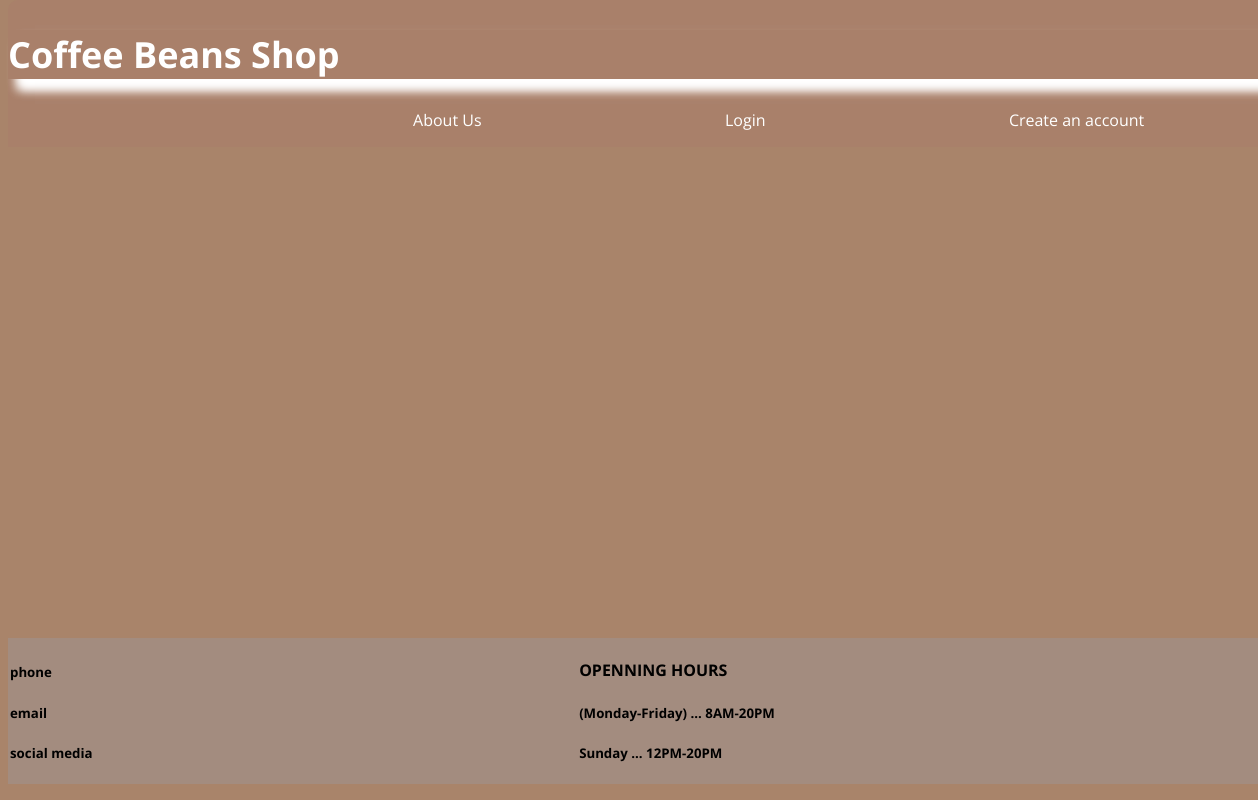
The app's page /, older data.
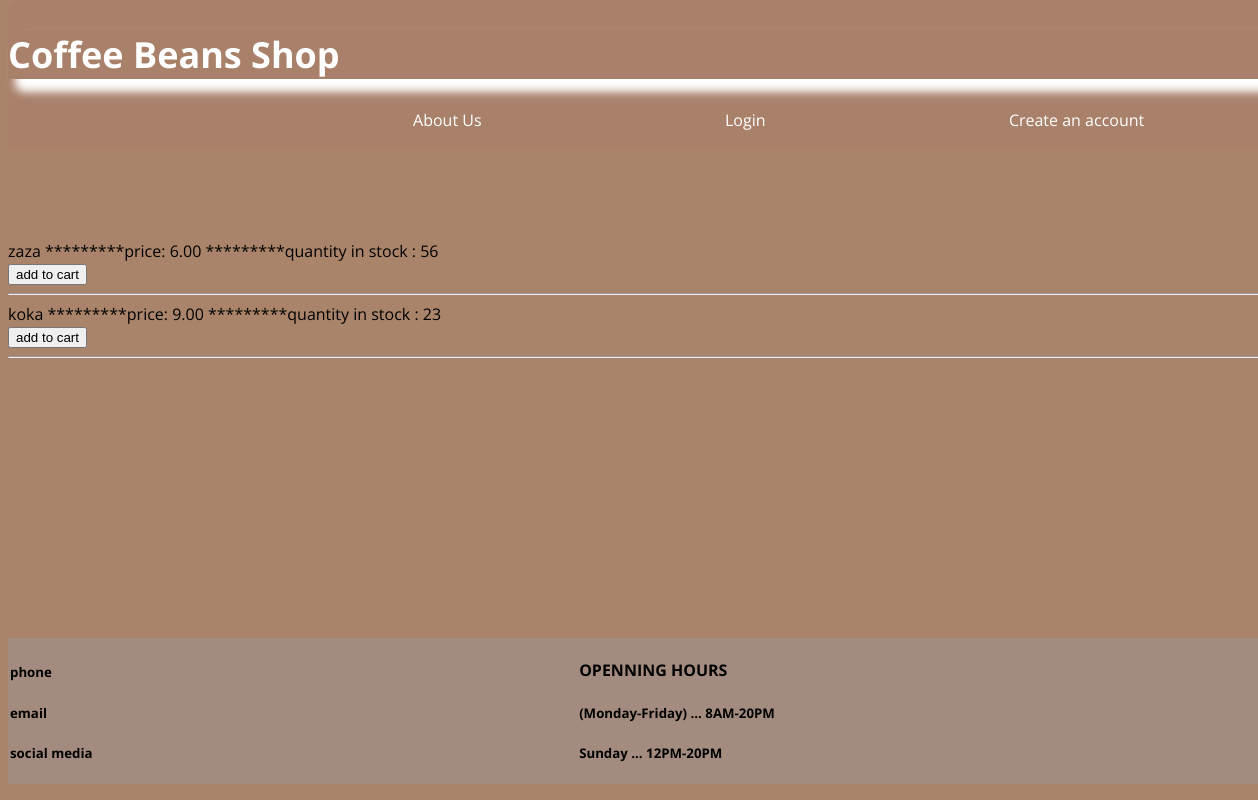
The same page, newer data.
### productsapp/models.py (models this page shows)
class Product(models.Model):
    name = models.CharField(max_length=50)
    price = models.DecimalField(max_digits=5, decimal_places=2)
    stock = models.PositiveIntegerField()

### productsapp/views.py (the view)
# urls.py: 2. Add a URL to urlpatterns:  path('', views.home, name='home')
def home(request):
    products = Product.objects.all()
    return render(request , 'home/products.html' , {'products':products})

### templates/home/products.html (shortened to what this page needs)
{% extends 'home/base.html' %}
{% load static %}
{% block content %}
<nav>
    <h1><a href="{% url "home" %}">
            <h1>Coffee Beans Shop</h1>
        </a></h1>
    <ul>
        <li><a href="{% url "about" %}">About Us</a></li>
        <li><a href="{% url "login" %}">Login</a></li>
        <li><a href="{% url "register" %}">Create an account</a></li>
    </ul>
</nav>
<div class="partition" style="position: absolute;top: 30%;width: 100%;">
    {% for pro in products %}
    <tr>
        <td>{{ pro.name }}</td>
        <td>*********price:</td>
        <td>{{ pro.price }}</td>
        <td>*********quantity in stock : </td>
        <td>{{ pro.stock }}</t  d>
            <form  method="post">
                <input type="submit" value="add to cart" class="btn btn-outline-light">
            </form>
        <hr>
    </tr>
{% endfor %}
</div>
<footer>
    <ul>
        <li>
            <h4>OPENNING HOURS</h4>
            <h5>(Monday-Friday) ... 8AM-20PM</h5>
            <h5>Sunday ... 12PM-20PM</h5>
        </li>
        <li>
            <h5>phone </h5>
            <h5>email</h5>
            <h5>social media</h5>
        </li>
    </ul>
</footer>
{% endblock content %}

Row changes from the older to the newer data that the page shows:
added Product: name "zaza", price "6.00", stock "56"
added Product: name "koka", price "9.00", stock "23"
